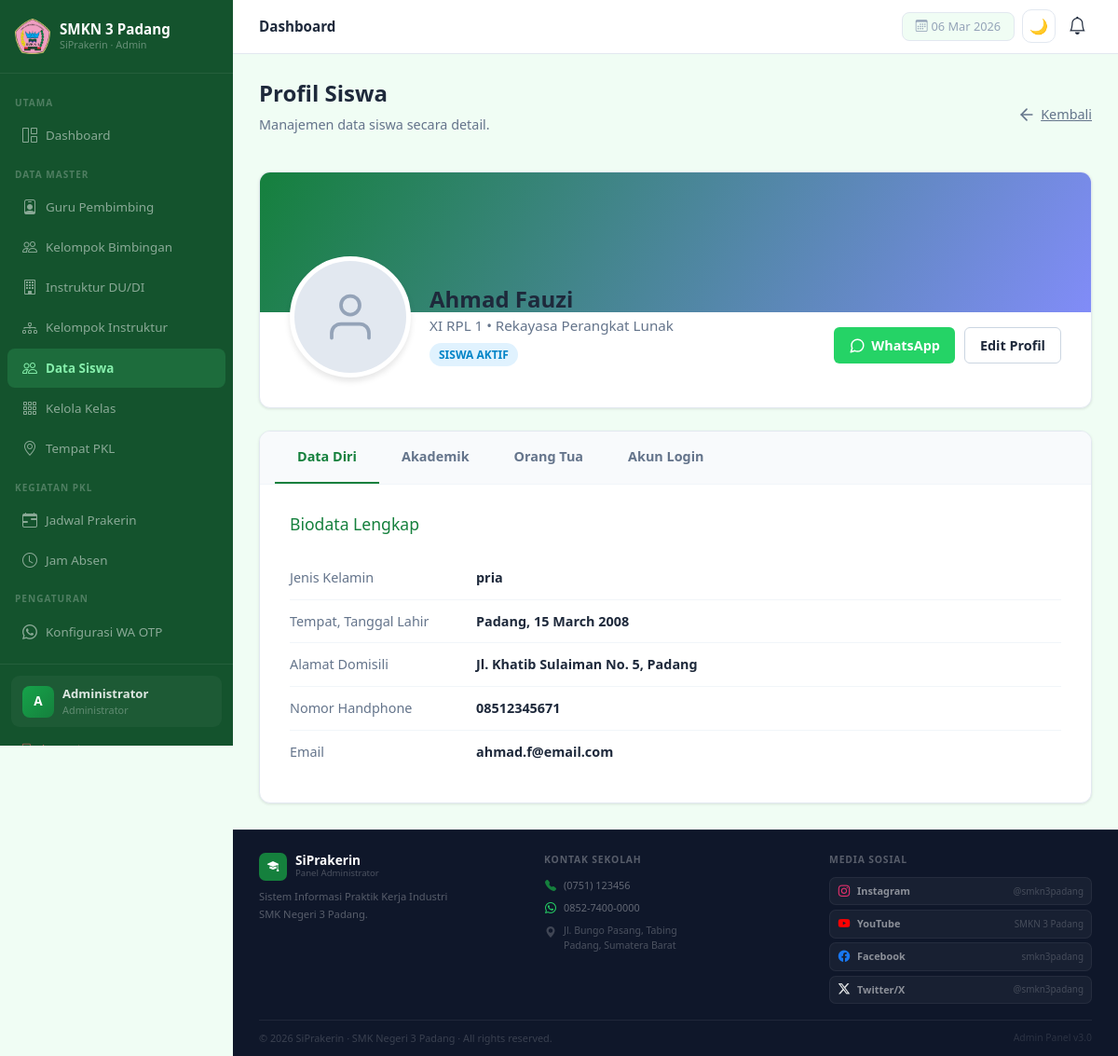
/admin/siswa/detail.php?id=1 (signed in), run on the app's committed database.
### tables this page shows
CREATE TABLE `siswa` (
  `id` int(11) NOT NULL AUTO_INCREMENT,
  `user_id` int(11) NOT NULL,
  `nis` varchar(20) NOT NULL,
  `nisn` varchar(20) DEFAULT NULL,
  `kelas` varchar(20) NOT NULL,
  `jurusan` varchar(50) DEFAULT NULL,
  `guru_id` int(11) DEFAULT NULL,
  `tempat_pkl_id` int(11) DEFAULT NULL,
   
  `jenis_kelamin` enum('pria','wanita') DEFAULT NULL,
  `tempat_lahir` varchar(100) DEFAULT NULL,
  `tanggal_lahir` date DEFAULT NULL,
  `alamat` text DEFAULT NULL,
  `no_hp` varchar(20) DEFAULT NULL,
  `email` varchar(100) DEFAULT NULL,
  `foto` varchar(255) DEFAULT NULL,
   
  `nama_ayah` varchar(100) DEFAULT NULL,
  `alamat_ortu` text DEFAULT NULL,
  `no_hp_ortu` varchar(20) DEFAULT NULL,
  PRIMARY KEY (`id`),
  KEY `user_id` (`user_id`),
  KEY `tempat_pkl_id` (`tempat_pkl_id`),
  KEY `guru_id` (`guru_id`),
  CONSTRAINT `siswa_ibfk_1` FOREIGN KEY (`user_id`)       REFERENCES `users` (`id`)      ON DELETE CASCADE,
  CONSTRAINT `siswa_ibfk_2` FOREIGN KEY (`tempat_pkl_id`) REFERENCES `tempat_pkl` (`id`) ON DELETE SET NULL,
  CONSTRAINT `siswa_ibfk_3` FOREIGN KEY (`guru_id`)       REFERENCES `guru` (`id`)       ON DELETE SET NULL
);

CREATE TABLE `users` (
  `id` int(11) NOT NULL AUTO_INCREMENT,
  `nama` varchar(100) NOT NULL,
  `username` varchar(50) NOT NULL,
  `password` varchar(255) NOT NULL,
  `role` enum('admin','siswa','guru') NOT NULL,
  `created_at` timestamp NOT NULL DEFAULT current_timestamp(),
  PRIMARY KEY (`id`),
  UNIQUE KEY `username` (`username`)
);

### admin/siswa/detail.php (the view, shortened to what this page needs)
<?php
require '../../config/database.php';
$id = isset($_GET['id']) ? (int)$_GET['id'] : 0;
$query = "
SELECT
    s.*,
    u.nama, u.username, u.created_at,
    CASE
        WHEN s.jenis_kelamin IS NULL OR s.alamat IS NULL THEN 'Incomplete'
        ELSE 'Active'
    END AS status_akun
FROM siswa s
JOIN users u ON s.user_id = u.id
WHERE s.id = ?
LIMIT 1
";
$stmt = mysqli_prepare($conn, $query);
mysqli_stmt_bind_param($stmt, "i", $id);
mysqli_stmt_execute($stmt);
$data = mysqli_fetch_assoc(mysqli_stmt_get_result($stmt));
$no_wa = $data['no_hp'] ? preg_replace('/^0/', '62', $data['no_hp']) : '';
require '../layout/header.php';
?>
<div class="page-header" style="display: flex; justify-content: space-between; align-items: center; margin-bottom: 1.5rem;">
    <div>
        <h1 style="font-size: 1.5rem; font-weight: 700; color: var(--text-main);">Profil Siswa</h1>
        <p style="color: #64748b; font-size: 0.9rem;">Manajemen data siswa secara detail.</p>
    </div>
    <a href="index.php" class="btn-back" style="color: #64748b; display: flex; align-items: center; gap: 5px; font-weight: 500;">
        <svg width="20" height="20" viewBox="0 0 24 24" fill="none" stroke="currentColor" stroke-width="2" stroke-linecap="round" stroke-linejoin="round"><path d="M19 12H5"></path><path d="M12 19l-7-7 7-7"></path></svg> Kembali
    </a>
</div>
<div class="profile-header">
    <div class="cover-image"></div>
    <div class="profile-body">
        <div class="profile-main">
            <div class="avatar-box">
                <?php if (!empty($data['foto'])): ?>
                    <img src="../../uploads/<?= $data['foto'] ?>" alt="Foto">
                <?php else: ?>
                    <div style="width:100%; height:100%; background:#e2e8f0; display:flex; align-items:center; justify-content:center; color:#94a3b8;">
                        <svg width="60" height="60" viewBox="0 0 24 24" fill="none" stroke="currentColor" stroke-width="1.5" stroke-linecap="round" stroke-linejoin="round"><path d="M20 21v-2a4 4 0 0 0-4-4H8a4 4 0 0 0-4 4v2"></path><circle cx="12" cy="7" r="4"></circle></svg>
                    </div>
                <?php endif; ?>
            </div>
            <div class="profile-names">
                <h2><?= htmlspecialchars($data['nama']) ?></h2>
                <p>
                    <?= $data['kelas'] ?> • <?= $data['jurusan'] ?>
                </p>
                <div style="margin-top: 8px;">
                    <span style="background:#e0f2fe; color:#0284c7; padding:4px 10px; border-radius:20px; font-size:0.75rem; font-weight:700;">SISWA AKTIF</span>
                </div>
            </div>
        </div>
        <div class="profile-actions">
            <?php if ($no_wa): ?>
                <a href="https://wa.me/<?= $no_wa ?>" target="_blank" class="btn-wa">
                    WhatsApp
                </a>
            <?php endif; ?>
            <a href="edit.php?id=<?= $data['id'] ?>" class="btn-submit" style="background: white; color: var(--text-main); border: 1px solid #cbd5e1; text-decoration: none; padding: 8px 16px; border-radius: 6px; font-weight: 600; font-size: 0.9rem;">
                Edit Profil
            </a>
        </div>
    </div>
</div>
<div class="tabs-container">
    <div class="tabs-header">
        <button class="tab-btn active" onclick="openTab(event, 'data-diri')">Data Diri</button>
        <button class="tab-btn" onclick="openTab(event, 'data-sekolah')">Akademik</button>
        <button class="tab-btn" onclick="openTab(event, 'data-ortu')">Orang Tua</button>
        <button class="tab-btn" onclick="openTab(event, 'akun-login')">Akun Login</button>
    </div>
    <div id="data-diri" class="tab-content active">
        <h3 style="margin-bottom: 1.5rem; font-size: 1.1rem; color: var(--primary);">Biodata Lengkap</h3>
        <div class="detail-row">
            <div class="detail-label">Jenis Kelamin</div>
            <div class="detail-value"><?= $data['jenis_kelamin'] ?: '-' ?></div>
        </div>
        <div class="detail-row">
            <div class="detail-label">Tempat, Tanggal Lahir</div>
            <div class="detail-value">
                <?= ($data['tempat_lahir'] ?: '-') . ', ' . ($data['tanggal_lahir'] ? date('d F Y', strtotime($data['tanggal_lahir'])) : '-') ?>
            </div>
        </div>
        <div class="detail-row">
            <div class="detail-label">Alamat Domisili</div>
            <div class="detail-value"><?= $data['alamat'] ?: '-' ?></div>
        </div>
        <div class="detail-row">
            <div class="detail-label">Nomor Handphone</div>
            <div class="detail-value"><?= $data['no_hp'] ?: '-' ?></div>
        </div>
        <div class="detail-row">
            <div class="detail-label">Email</div>
            <div class="detail-value"><?= $data['email'] ?: '-' ?></div>
        </div>
    </div>
</div>
<?php require '../layout/footer.php'; ?>

### admin/layout/header.php (style rules this page uses)
:root { --primary: #15803d; --sidebar-bg: #14532d; --sidebar-w: 250px; --topbar-h: 58px; }
body { background: #f0fdf4; font-size: 0.9rem; }
.page-header { margin-bottom: 1.5rem; }
.page-header h1 { font-size: 1.4rem; font-weight: 800; color: #0f172a; }
.page-header p { color: #64748b; font-size: .875rem; margin-top: 3px; }
:root { --primary: #15803d; --primary-dark: #166534; --text-main: #1e293b; --text-muted: #64748b; --border: #e2e8f0; --bg-body: #f0fdf4; --surface: #ffffff; --radius: 12px; --muted: #94a3b8; --text: #1e293b; --accent: #15803d; --r: 12px; }

### admin/siswa/detail.php (style rules this page uses)
.profile-header { background: white; border-radius: 12px; overflow: hidden; box-shadow: 0 1px 3px rgba(0,0,0,0.1); border: 1px solid var(--border); margin-bottom: 1.5rem; }
.cover-image { height: 150px; background: linear-gradient(120deg, #15803d, #818cf8); position: relative; }
.profile-body { padding: 0 2rem 2rem; position: relative; display: flex; justify-content: space-between; align-items: flex-end; flex-wrap: wrap; gap: 20px; }
.profile-main { display: flex; align-items: flex-end; gap: 20px; margin-top: -60px; }
.avatar-box { width: 130px; height: 130px; border-radius: 50%; border: 5px solid white; background: white; overflow: hidden; box-shadow: 0 4px 6px rgba(0,0,0,0.1); }
.profile-names { margin-bottom: 15px; }
.profile-names h2 { font-size: 1.5rem; font-weight: 700; color: var(--text-main); margin: 0; }
.profile-names p { color: #64748b; margin: 2px 0 0; font-size: 0.95rem; }
.profile-actions { display: flex; gap: 10px; margin-bottom: 15px; }
.tabs-container { background: white; border-radius: 12px; box-shadow: 0 1px 3px rgba(0,0,0,0.1); border: 1px solid var(--border); overflow: hidden; }
.tabs-header { display: flex; border-bottom: 1px solid #f1f5f9; padding: 0 1rem; background: #f8fafc; }
.tab-btn { padding: 1rem 1.5rem; border: none; background: none; font-weight: 600; color: #64748b; cursor: pointer; border-bottom: 2px solid transparent; transition: 0.2s; }
.tab-btn.active { color: var(--primary); border-bottom-color: var(--primary); }
.tab-content { display: none; padding: 2rem; animation: fadeIn 0.3s ease; }
.tab-content.active { display: block; }
.detail-row { display: flex; border-bottom: 1px solid #f1f5f9; padding: 12px 0; }
.detail-row:last-child { border-bottom: none; }
.detail-label { width: 200px; color: #64748b; font-weight: 500; }
.detail-value { flex: 1; color: var(--text-main); font-weight: 600; }
.btn-wa { background: #25D366; color: white; border: none; padding: 8px 16px; border-radius: 6px; font-weight: 600; text-decoration: none; display: flex; align-items: center; gap: 6px; font-size: 0.9rem; }

### data on the page
siswa: user.nama "Ahmad Fauzi", kelas "XI RPL 1", jurusan "Rekayasa Perangkat Lunak", jenis_kelamin "pria", tempat_lahir "Padang", tanggal_lahir "15 March 2008", alamat "Jl. Khatib Sulaiman No. 5, Padang", no_hp "08512345671", email "ahmad.f@email.com"

### other printed values
substr($_SESSION['nama']??'A',0,1) "A"
substr($_SESSION['nama']??'Admin',0,16) "Administrator"
$page_title "Dashboard"
$nm "Instagram"
$hndl "@smkn3padang"
$nm "YouTube"
$hndl "SMKN 3 Padang"
$nm "Facebook"
$hndl "smkn3padang"
$nm "Twitter/X"
